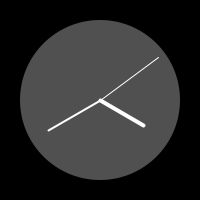
Frame 1 (no input)
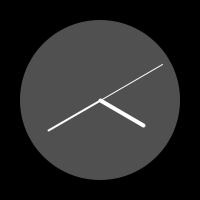
Frame 60 (the mouse pressed at the canvas centre just before this capture)
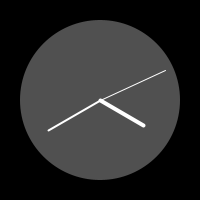
Frame 120 (the mouse held since frame 60 and released just before this capture)

The Processing sketch that drew these frames (run headless with seeded random() and noise(); from frame 60 on, the mouse is pressed at the canvas centre):

// Processing sketch: processing_15320
// ── processing_15320.pde

void setup() {
  size(200, 200);
  stroke(255);
  smooth();
}
void draw() {
  background(0);
  fill(80);
  noStroke();
  // Angles for sin() and cos() start at 3 o'clock;
  // subtract HALF_PI to make them start at the top
  ellipse(100, 100, 160, 160);
  float s = map(second(), 0, 60, 0, TWO_PI) - HALF_PI;
  float m = map(minute(), 0, 60, 0, TWO_PI) - HALF_PI;
  float h = map(hour() % 12, 0, 12, 0, TWO_PI) - HALF_PI;
  stroke(255);
  strokeWeight(1);
  line(100, 100, cos(s) * 72 + 100, sin(s) * 72 + 100);
  strokeWeight(2);
  line(100, 100, cos(m) * 60 + 100, sin(m) * 60 + 100);
  strokeWeight(4);
  line(100, 100, cos(h) * 50 + 100, sin(h) * 50 + 100);
}     
                
